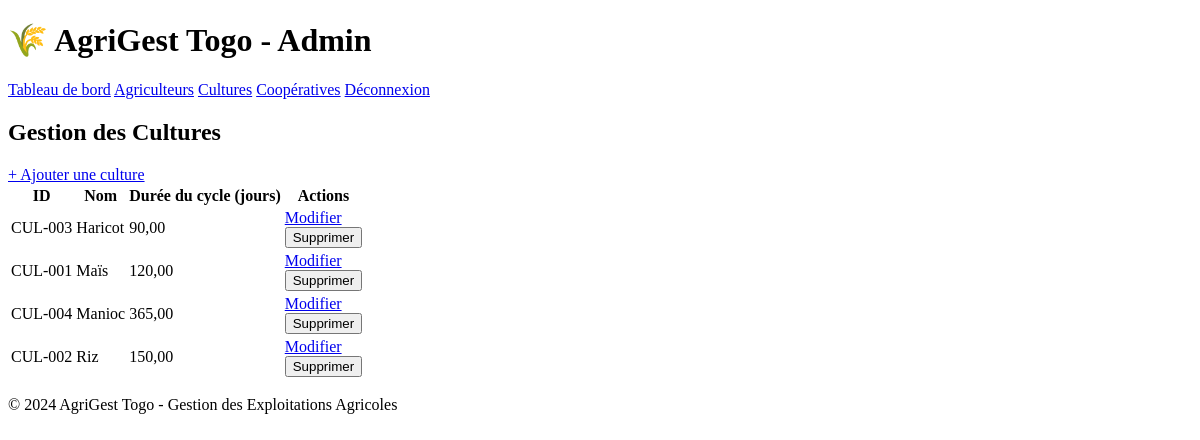
Page /admin/cultures.php (signed in) on the committed database.
### tables this page shows
CREATE TABLE CULTURE (
    id_culture VARCHAR(15) PRIMARY KEY,
    nom_culture VARCHAR(50) NOT NULL UNIQUE,
    duree_cycle DECIMAL(6,2) NOT NULL
);

### includes/fonctions.php (called while the page is built, shortened)
<?php
function formaterNombre($nombre, $decimales = 2) {
    return number_format((float)$nombre, $decimales, ',', ' ');
}

### admin/cultures.php (the view, shortened to what this page needs)
<?php
require_once('../config/connexion.php');
require_once('../includes/fonctions.php');
$action = $_GET['action'] ?? 'list';
?>
<!DOCTYPE html>
<html lang="fr">
<head>
    <link rel="stylesheet" href="../assets/css/style.css">
</head>
<body>
    <div class="container">
        <header>
            <h1>🌾 AgriGest Togo - Admin</h1>
            <nav>
                <a href="dashboard.php">Tableau de bord</a>
                <a href="agriculteurs.php">Agriculteurs</a>
                <a href="cultures.php">Cultures</a>
                <a href="cooperatives.php">Coopératives</a>
                <a href="../auth/logout.php">Déconnexion</a>
            </nav>
        </header>
        <main>
            <h2>Gestion des Cultures</h2>
            <?php if ($action === 'list'): ?>
                <div class="actions-bar">
                    <a href="?action=create" class="btn btn-primary">+ Ajouter une culture</a>
                </div>
                <?php
                try {
                    $stmt = $pdo->query(
                        "SELECT id_culture, nom_culture, duree_cycle
                         FROM CULTURE
                         ORDER BY nom_culture"
                    );
                    $cultures = $stmt->fetchAll();
                    if (!empty($cultures)):
                ?>
                        <table class="table">
                            <thead>
                                <tr>
                                    <th>ID</th>
                                    <th>Nom</th>
                                    <th>Durée du cycle (jours)</th>
                                    <th>Actions</th>
                                </tr>
                            </thead>
                            <tbody>
                                <?php foreach ($cultures as $culture): ?>
                                    <tr>
                                        <td><?php echo htmlspecialchars($culture['id_culture']); ?></td>
                                        <td><?php echo htmlspecialchars($culture['nom_culture']); ?></td>
                                        <td><?php echo formaterNombre($culture['duree_cycle'], 2); ?></td>
                                        <td>
                                            <a href="?action=edit&id=<?php echo urlencode($culture['id_culture']); ?>" class="btn btn-small btn-edit">Modifier</a>
                                            <form method="POST" class="form-delete-inline" onsubmit="return confirm('Êtes-vous sûr ?');">
                                                <button type="submit" class="btn btn-small btn-delete">Supprimer</button>
                                            </form>
                                        </td>
                                    </tr>
                                <?php endforeach; ?>
                            </tbody>
                        </table>
                <?php
                    else:
                        echo '<p class="no-data">Aucune culture enregistrée.</p>';
                    endif;
                } catch (PDOException $e) {
                    echo '<div class="message-erreur">Erreur lors du chargement des cultures.</div>';
                    error_log('Erreur SQL list culture: ' . $e->getMessage());
                }
                ?>
            <?php endif; ?>
        </main>
        <footer>
            <p>&copy; 2024 AgriGest Togo - Gestion des Exploitations Agricoles</p>
        </footer>
    </div>
</body>
</html>

### assets/css/style.css (style rules this page uses)
:root { --color-primary: #2E7D32; --color-primary-dark: #1B5E20; --color-secondary: #8D6E63; --color-accent: #F9A825; --color-danger: #C62828; --color-bg: #F5F1E8; --color-surface: #FFFFFF; --color-text: #1B1B1B; --color-text-muted: #666666; --radius: 8px; --shadow: 0 2px 6px rgba(0,0,0,0.08); --font-heading: 'Poppins', sans-serif; --font-body: 'Inter', sans-serif; }

### rows in the picture
culture: id_culture "CUL-003", nom_culture "Haricot", duree_cycle "90,00"
culture: id_culture "CUL-001", nom_culture "Maïs", duree_cycle "120,00"
culture: id_culture "CUL-004", nom_culture "Manioc", duree_cycle "365,00"
culture: id_culture "CUL-002", nom_culture "Riz", duree_cycle "150,00"
